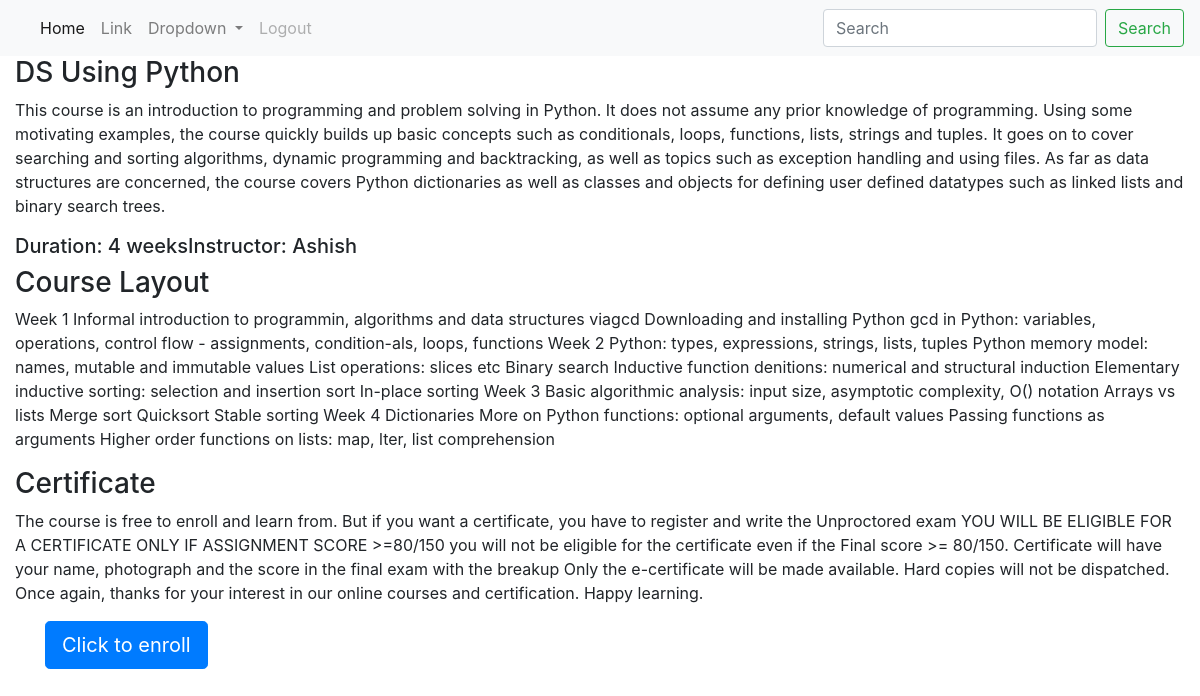
The page /course-detail/2 on the database its author committed.
### Course/models.py (models this page shows, shortened)
class Course(models.Model):
    course_name = models.CharField(max_length=50)
    duration = models.CharField(max_length=50)
    university = models.ForeignKey(University, on_delete=models.CASCADE)
    faculty = models.ForeignKey(Faculty, on_delete=models.CASCADE)
    description = models.TextField()
    created_date = models.DateField()
    is_active = models.BooleanField(default=False)
    course_layout = models.TextField(null = True, blank = True)
    certificate = models.TextField(null = True, blank = True)

### admin_management/models.py (models this page shows)
class Faculty(models.Model):
    user=models.OneToOneField(User, on_delete=models.CASCADE, null=True)
    address = models.ForeignKey(Address, on_delete=models.CASCADE)
    phone_number=models.IntegerField( null=True)
    university = models.ForeignKey(University, on_delete=models.CASCADE)
    def __str__(self):
        return self.user.first_name

### user_management/views.py (the view)
# urls.py: path("course-detail/<int:pk>",views.CourseDetails.as_view(), name="course-detail"),
class CourseDetails(generic.DetailView):
    template_name = "coursedetail.html"
    model = Course
    def get_context_data(self, **kwargs):
        course = Course.objects.get(id=self.kwargs['pk'])
        context_data = super().get_context_data(**kwargs)
        context_data['already_enrolled'] = False
        if self.request.user.is_authenticated:
            enroll_obj = Enrollment.objects.filter(course=course, user=self.request.user)
            if enroll_obj:
                context_data['already_enrolled'] = True
        return context_data

### user_management/templates/coursedetail.html
{% extends 'base.html' %}
{% block content %}
<div class="row">
  <h3 class="text-center">{{object.course_name}}</h3>
</div>
<div class="row">
  <p class="text-left">{{object.description}}</p>
</div>
<div class="row">
  <h5 class="text-left">Duration: {{object.duration}}</h5>
  <h5 class="text-left">Instructor: {{object.faculty}}</h5>
</div>
<div class="row">
  <h3 class="text-center">Course Layout</h3>
  <p class="text-left">{{object.course_layout}}</p>
</div>
<div class="row">
  <h3 class="text-center">Certificate</h3>
  <p class="text-left">{{object.certificate}}</p>
</div>
  {% if already_enrolled %}
  <a href="{% url 'content' object.id %}">
    <div class="col text-center">
      <button class="btn btn-primary btn-lg">Go to course</button>
    </div>
  </a>
  {% else %}
  <a href="{% url 'enroll' object.id %}">
    <div class="col text-center">
      <button class="btn btn-primary btn-lg">Click to enroll</button>
    </div>
  </a>
  {% endif %}
</div>
{% endblock %}

### rows shown on the page
Course: course_name "DS Using Python", description "This course is an introduction to programming and problem solving in Python. It does not assume any prior knowledge of programming. Using some motivating examples, the course quickly builds up basic concepts such as conditionals, loops, functions, lists, strings and tuples. It goes on to cover searching and sorting algorithms, dynamic programming and backtracking, as well as topics such as exception handling and using files. As far as data structures are concerned, the course covers Python dictionaries as well as classes and objects for defining user defined datatypes such as linked lists and binary search trees.", duration "4 weeks", faculty "Ashish", course_layout "Week 1 Informal introduction to programmin, algorithms and data structures viagcd Downloading and installing Python gcd in Python: variables, operations, control flow - assignments, condition-als, loops, functions Week 2 Python: types, expressions, strings, lists, tuples Python memory model: names, mutable and immutable values List operations: slices etc Binary search Inductive function denitions: numerical and structural induction Elementary inductive sorting: selection and insertion sort In-place sorting Week 3 Basic algorithmic analysis: input size, asymptotic complexity, O() notation Arrays vs lists Merge sort Quicksort Stable sorting Week 4 Dictionaries More on Python functions:…", certificate "The course is free to enroll and learn from. But if you want a certificate, you have to register and write the Unproctored exam YOU WILL BE ELIGIBLE FOR A CERTIFICATE ONLY IF ASSIGNMENT SCORE >=80/150 you will not be eligible for the certificate even if the Final score >= 80/150. Certificate will have your name, photograph and the score in the final exam with the breakup Only the e-certificate will be made available. Hard copies will not be dispatched. Once again, thanks for your interest in our online courses and certification. Happy learning."
